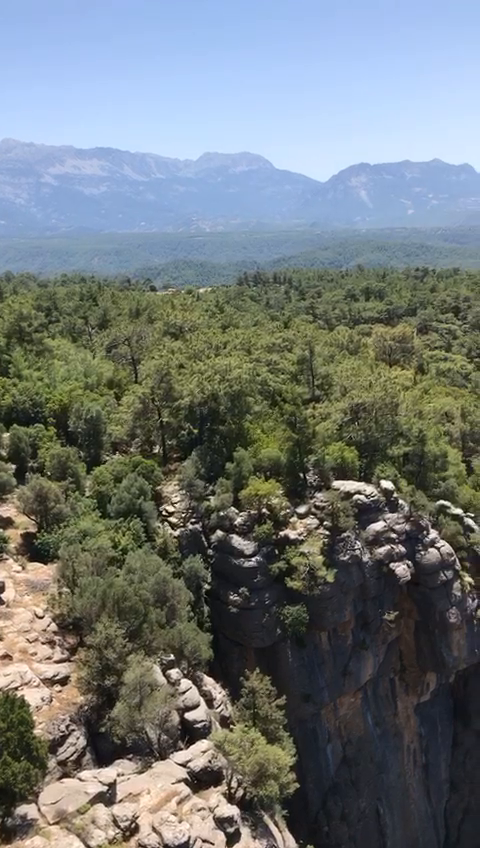
#> input picture frame 37 of OPENCVKURS1/TestImages/antalya.mp4, 480 x 848 px, given in place of the camera
$ python step5_write_to_video.py --output out.avi
#> lines starting #> are read from the running program, lines starting #| are printed output that depends on the picture
from __future__ import print_function
from imutils.video import VideoStream
import numpy as np
import argparse
import imutils
import time
import cv2
# terminal kullanımı için argaparse kütüphanesinin kullanımı
ap = argparse.ArgumentParser()
ap.add_argument("-o", "--output", required=True,
	help="path to output video file")
ap.add_argument("-p", "--picamera", type=int, default=-1,
	help="whether or not the Raspberry Pi camera should be used")
ap.add_argument("-f", "--fps", type=int, default=20,
	help="FPS of output video")
ap.add_argument("-c", "--codec", type=str, default="MJPG",
	help="codec of output video")
args = vars(ap.parse_args())

vs = VideoStream(usePiCamera=args["picamera"] > 0).start()
time.sleep(2.0)

fourcc = cv2.VideoWriter_fourcc(*args["codec"])
writer = None
(h, w) = (None, None)
zeros = None

while True:

        frame = vs.read()# frame lerin okunması
#> frame is the input picture: shape (848, 480, 3); mean B, G, R 120.6, 119.9, 113
        frame = imutils.resize(frame, width=300)# yeniden boyutlandırma
#> frame: shape (530, 300, 3)

        if writer is None:# yazılma başlamadıysa

            (h, w) = frame.shape[:2]# frame boyutlarını aldık
#> h = 530; w = 300
            writer = cv2.VideoWriter(args["output"], fourcc, args["fps"],
                (w * 2, h * 2), True)# ilk parametre çıkti videosunun yolu ikinci bilmiyom üçüncü istenen fps daha sonra genişlik ve yükseklik
            zeros = np.zeros((h, w), dtype="uint8")

        (B, G, R) = cv2.split(frame)# framleri rgb bileşenlerine ayırdık
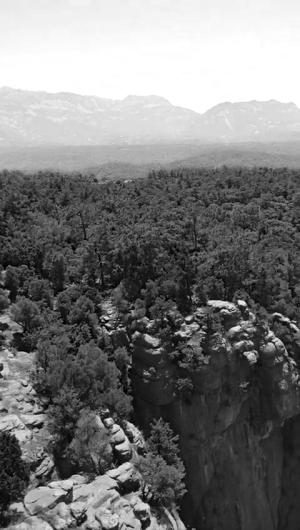
#> B: shape (530, 300); min 0, max 255, mean 120.6
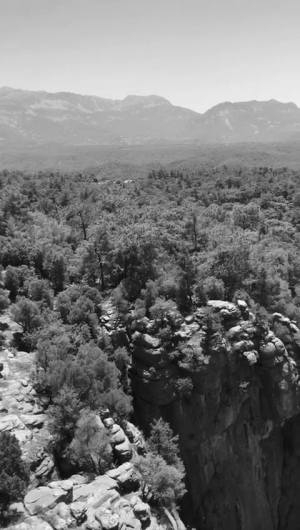
#> G: shape (530, 300); min 8, max 252, mean 119.9
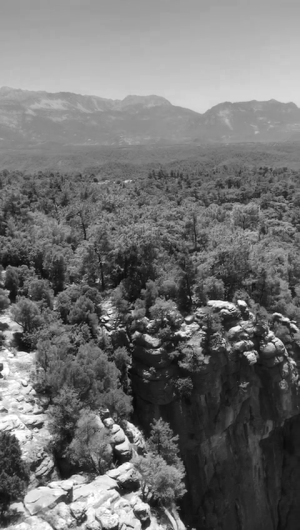
#> R: shape (530, 300); min 8, max 255, mean 113
        R = cv2.merge([zeros, zeros, R])
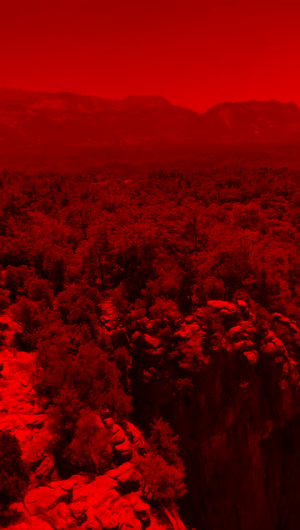
#> R: shape (530, 300, 3); mean of channels 0, 1, 2 0, 0, 113; drawn as B, G, R
        G = cv2.merge([zeros, G, zeros])
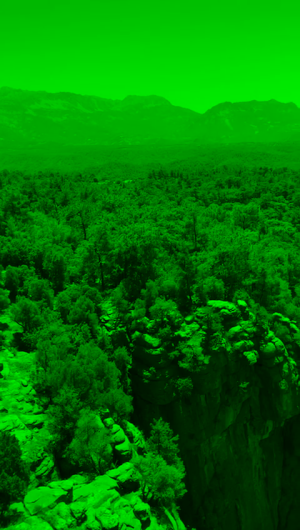
#> G: shape (530, 300, 3); mean of channels 0, 1, 2 0, 119.9, 0; drawn as B, G, R
        B = cv2.merge([B, zeros, zeros])
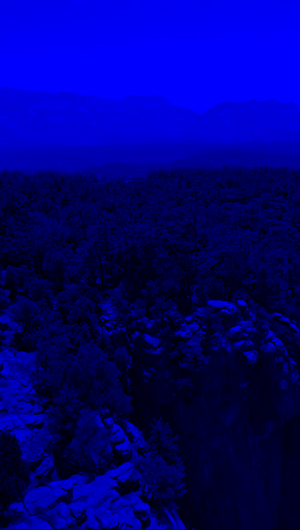
#> B: shape (530, 300, 3); mean of channels 0, 1, 2 120.6, 0, 0; drawn as B, G, R

        # çıkış çerçevesini oluşturuyoruz
        output = np.zeros((h * 2, w * 2, 3), dtype="uint8")
        output[0:h, 0:w] = frame # orjinal frame
        output[0:h, w:w * 2] = R # sağ üstte kırmızı framler
        output[h:h * 2, w:w * 2] = G # sağ altta yeşil frameler
        output[h:h * 2, 0:w] = B # sol altta mavi frameler
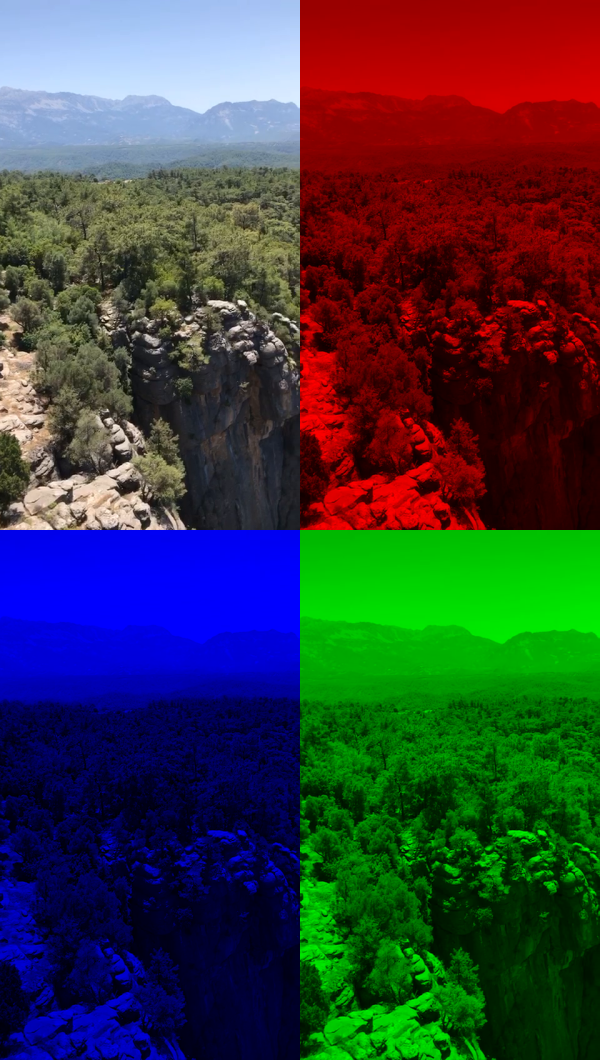
#> output: shape (1060, 600, 3); mean B, G, R 60.3, 59.9, 56.5

        writer.write(output)# çıktıyı dosyaya yazdırdık
        cv2.imshow("Frame", frame)# orjinal frame
        cv2.imshow("Output", output)# çıkış çerçevesi imshow
        key = cv2.waitKey(1) & 0xFF
#> (key q is pressed here)

        if key == ord("q"):
            break

cv2.destroyAllWindows()
vs.stop()
writer.release()

$ run again, starting later in the video
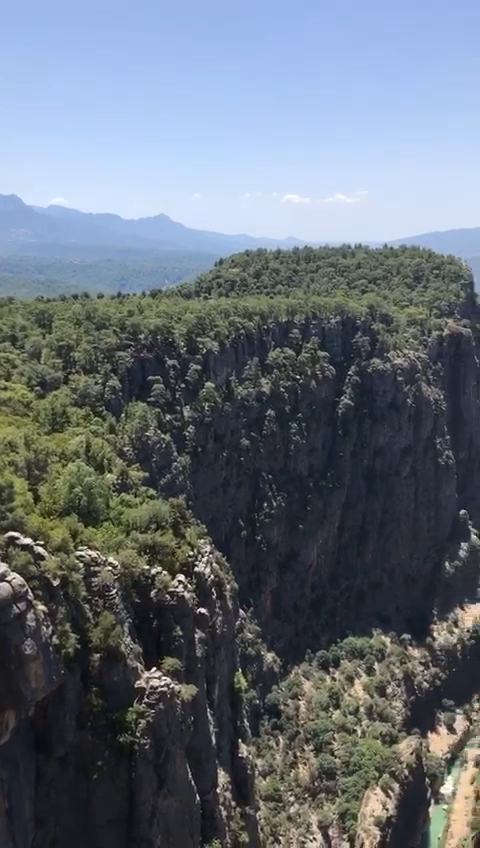
#> input picture frame 169 of OPENCVKURS1/TestImages/antalya.mp4, 480 x 848 px, given in place of the camera
#> frame is the input picture: shape (848, 480, 3); mean B, G, R 120.5, 110.5, 101.7
#> frame: shape (530, 300, 3)
#> `B = cv2.merge([B, zeros, zeros])`:
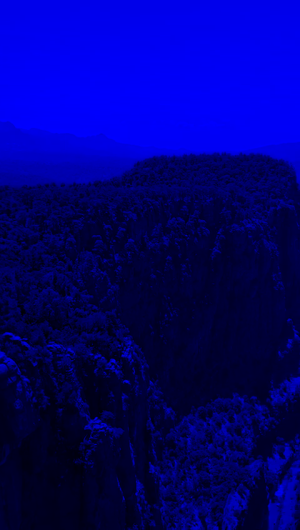
#> B: shape (530, 300, 3); mean of channels 0, 1, 2 120.5, 0, 0; drawn as B, G, R
#> `output[h:h * 2, 0:w] = B`:
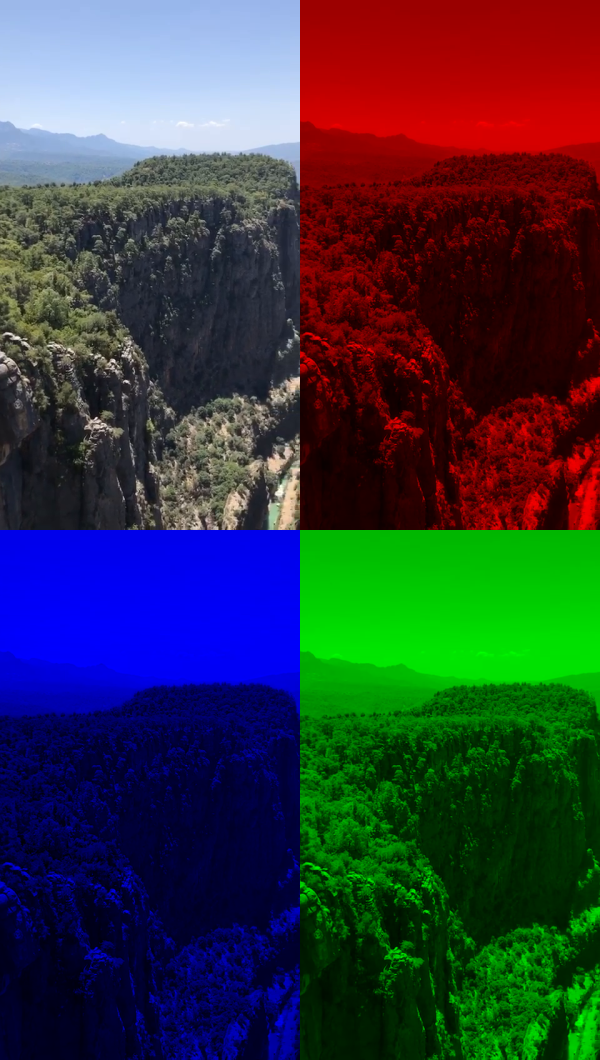
#> output: shape (1060, 600, 3); mean B, G, R 60.3, 55.2, 50.8

$ run again, starting later in the video
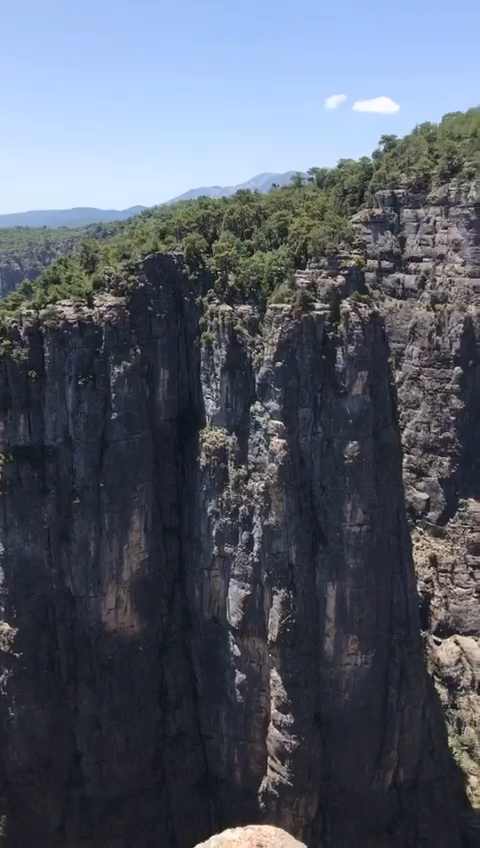
#> input picture frame 301 of OPENCVKURS1/TestImages/antalya.mp4, 480 x 848 px, given in place of the camera
#> frame is the input picture: shape (848, 480, 3); mean B, G, R 105.3, 92.3, 85.4
#> frame: shape (530, 300, 3)
#> `B = cv2.merge([B, zeros, zeros])`:
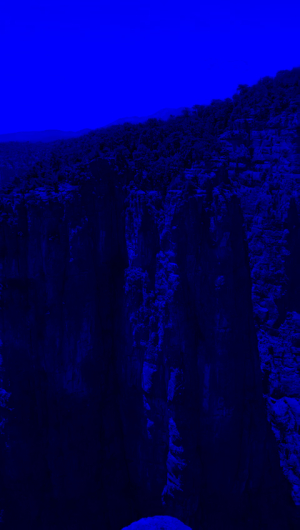
#> B: shape (530, 300, 3); mean of channels 0, 1, 2 105.3, 0, 0; drawn as B, G, R
#> `output[h:h * 2, 0:w] = B`:
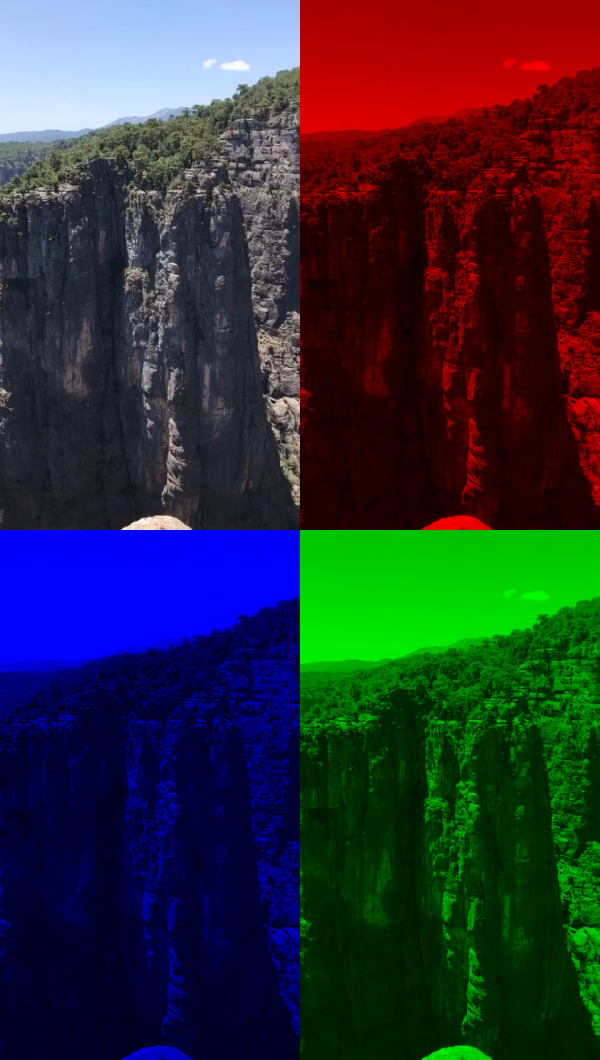
#> output: shape (1060, 600, 3); mean B, G, R 52.7, 46.2, 42.7
